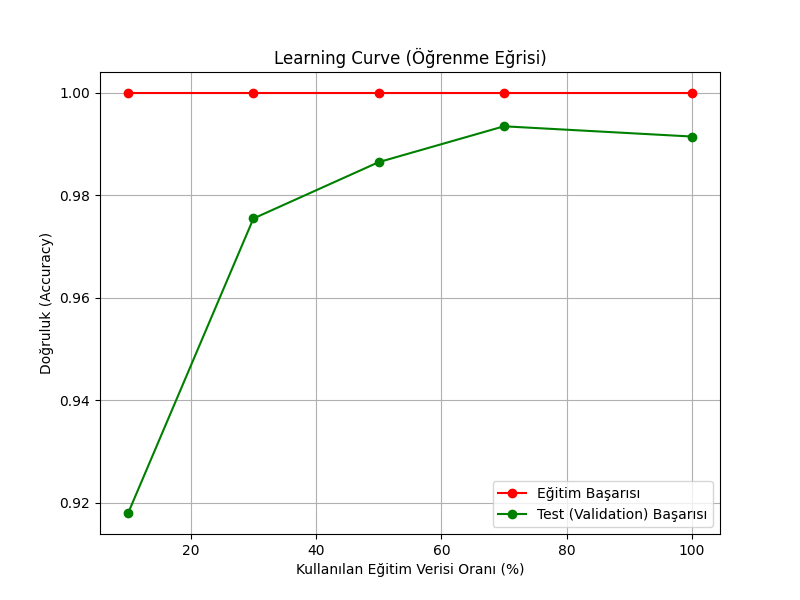

This figure's Python source:
import os
import pandas as pd
import numpy as np
import matplotlib
matplotlib.use('Agg')
import matplotlib.pyplot as plt
from sklearn.model_selection import train_test_split
from sklearn.metrics import accuracy_score
import joblib

def main():
    print("1. Learning Curve Testi Başlıyor...")
    base_dir = os.path.dirname(os.path.dirname(os.path.dirname(os.path.abspath(__file__))))
    data_path = os.path.join(base_dir, 'data', 'irrigation_prediction.csv')
    model_path = os.path.join(base_dir, 'data', 'water_need_model.pkl')
    out_dir = os.path.join(base_dir, 'scripts', 'advanced_tests')

    df = pd.read_csv(data_path)
    model = joblib.load(model_path)

    y = df['Irrigation_Need']
    num_cols = ['Temperature_C', 'Humidity', 'Rainfall_mm', 'Wind_Speed_kmh', 'Soil_Moisture', 'Soil_pH']
    cat_cols = ['Crop_Type', 'Crop_Growth_Stage', 'Season', 'Mulching_Used', 'Soil_Type']
    X = df[num_cols + cat_cols]

    X_train_full, X_test, y_train_full, y_test = train_test_split(X, y, test_size=0.2, random_state=42, stratify=y)

    train_sizes = [0.1, 0.3, 0.5, 0.7, 1.0]
    train_scores = []
    test_scores = []

    for size in train_sizes:
        if size == 1.0:
            X_tr, y_tr = X_train_full, y_train_full
        else:
            X_tr, _, y_tr, _ = train_test_split(X_train_full, y_train_full, train_size=size, random_state=42, stratify=y_train_full)
        
        print(f"Eğitim Seti Boyutu: {len(X_tr)} (Totalin %{int(size*80)})")
        model.fit(X_tr, y_tr)
        
        # Train success
        train_acc = accuracy_score(y_tr, model.predict(X_tr))
        train_scores.append(train_acc)
        
        # Test success (always same test set)
        test_acc = accuracy_score(y_test, model.predict(X_test))
        test_scores.append(test_acc)

    # Plotting
    plt.figure(figsize=(8, 6))
    plt.plot([s * 100 for s in train_sizes], train_scores, 'o-', color="r", label="Eğitim Başarısı")
    plt.plot([s * 100 for s in train_sizes], test_scores, 'o-', color="g", label="Test (Validation) Başarısı")
    plt.title("Learning Curve (Öğrenme Eğrisi)")
    plt.xlabel("Kullanılan Eğitim Verisi Oranı (%)")
    plt.ylabel("Doğruluk (Accuracy)")
    plt.legend(loc="best")
    plt.grid()
    plt.savefig(os.path.join(out_dir, "1_learning_curve.png"))
    plt.close()
    
    print("Sonuçlar:")
    for size, tr, te in zip(train_sizes, train_scores, test_scores):
        print(f"Veri %{int(size*100):3d} -> Train Acc: {tr:.4f} | Test Acc: {te:.4f}")
    
    print("\nSonuç: 1_learning_curve.png olarak kaydedildi.\n")

if __name__ == "__main__":
    main()
